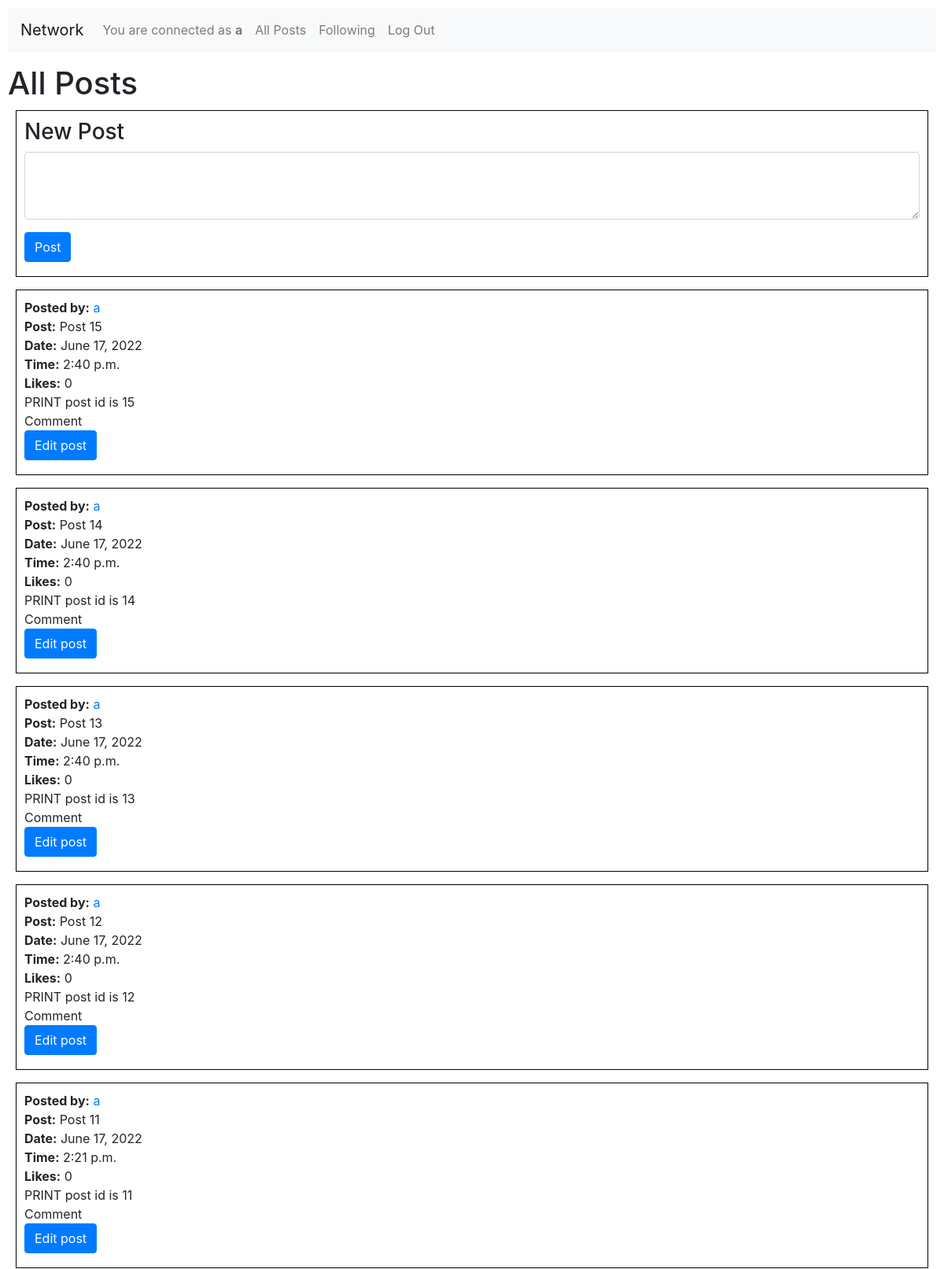
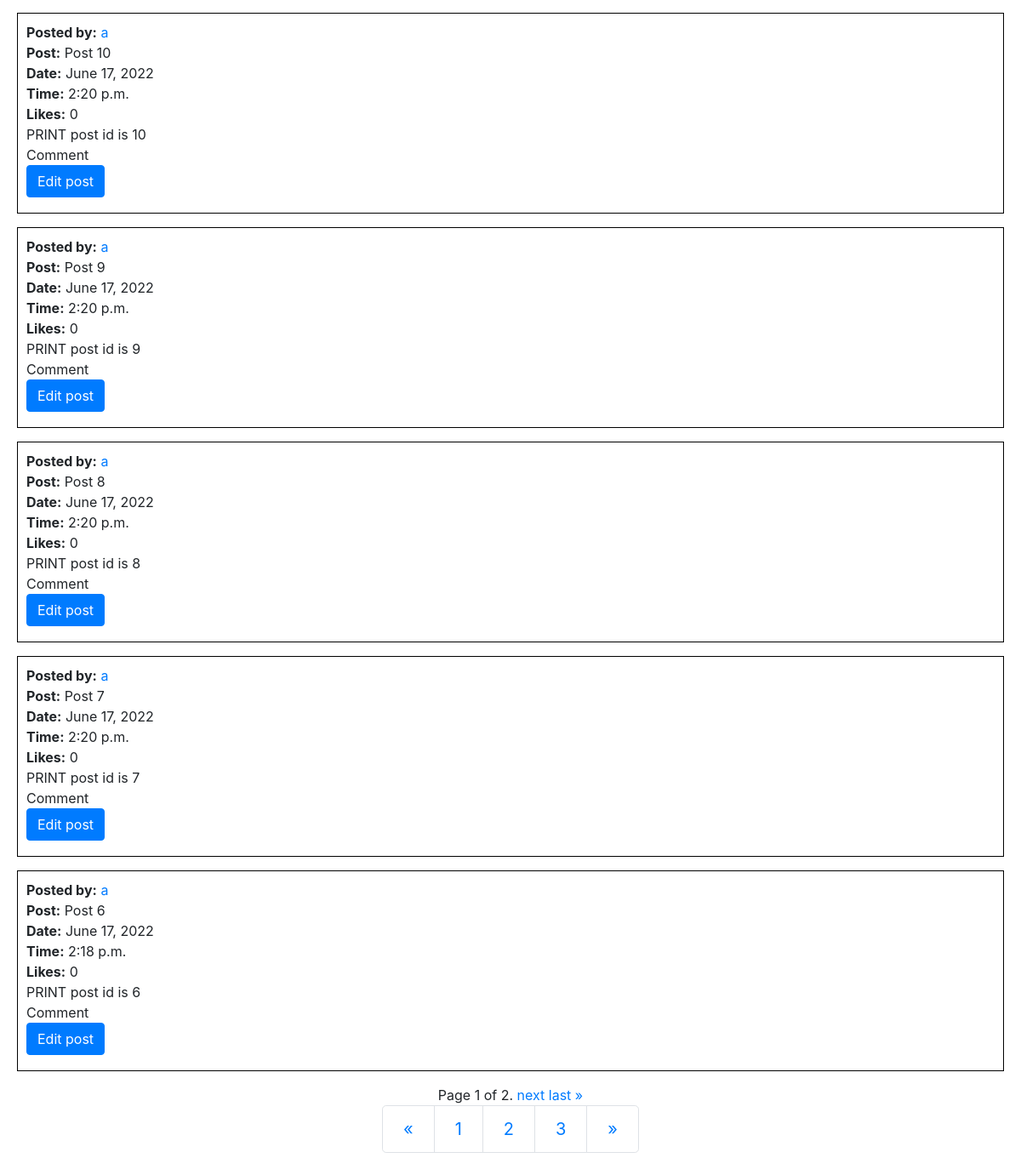
/ (signed in), run on the app's committed database (2 pictures, top to bottom).
### network/models.py (models this page shows, shortened)
class User(AbstractUser):
    pass

class Post(models.Model):
    userid = models.ForeignKey(User, on_delete=models.CASCADE, related_name="user")
    post = models.TextField(max_length=500)
    datetime = models.DateTimeField(default=datetime.now)
    likes = models.IntegerField(default=0)

### network/views.py (the view)
# urls.py: path("", views.index, name="index"),
def index(request):
    if request.method == "POST":
        posted = request.POST["posted"]
        user = request.user
        post = posted
        now = datetime.now()
        likes = 0
        newpost = Post(userid=user, post=post, datetime=now, likes=likes)
        newpost.save()
        posts = Post.objects.all().order_by('-id')
        paginator = Paginator(posts, 10) # test Paginator with 10 per page
        page_number = request.GET.get('page')
        page_obj = paginator.get_page(page_number)
        return render(request, "network/index.html", {
            "posts": posts,
            "page_obj": page_obj
        })
    else:
        posts = Post.objects.all().order_by('-id')
        paginator = Paginator(posts, 10) # test Paginator with 10 per page
        page_number = request.GET.get('page')
        page_obj = paginator.get_page(page_number)
        return render(request, "network/index.html", {
            "posts": posts,
            "page_obj": page_obj
        })

### network/templates/network/index.html (shortened to what this page needs)
{% extends "network/layout.html" %}
{% block body %}
    <h1>All Posts</h1>
    {% if user.is_authenticated %}
    <div class="subdiv">
        <h3>New Post</h3>
        <form action="{% url 'index' %}" method="post">
            <textarea class="form-control" name="posted" rows="3" required></textarea >
            <button type="submit" class="btn btn-primary mb-2">Post</button>
        </form>
    </div>
    {% else %}
    <div>
        You must <a href="{% url 'login' %}">Log In</a> in order to post!
    </div>
    {% endif %}
    {% for post in page_obj %}
    <div class="subdiv">
        <b>Posted by:</b> <a href="{% url 'profile_page' post.userid.username %}">{{ post.userid.username }}</a>
        <div id="{{post.post}}" >
            <b>Post:</b> {{ post.post }}
        </div>
        <b>Date:</b> {{ post.datetime.date }}
        <br>
        <b>Time:</b> {{ post.datetime.time }}
        <br>
        <b>Likes:</b > {{ post.likes }}
        <br>
        PRINT post id is {{ post.id }}
        <br>
        Comment
        <br>
        {% if post.userid.username == user.username %}
            <div id="{{post.id}}">
                <button  data-id="{{post.id}}" data-post="{{post.post}}" class="buttonedit btn btn-primary mb-2">Edit post</button>
            </div>
        {% endif %}
    </div>
    {% empty %}
        We haven't found any post, yet!
        <p></p>
    {% endfor %}
    <nav aria-label="Page navigation example">
        <div class="pagination justify-content-center pagination-lg">
            <span class="step-links">
                <span class="current">
                    Page {{ page_obj.number }} of {{ page_obj.paginator.num_pages }}.
                </span>
                {% if page_obj.has_next %}
                    <a href="?page={{ page_obj.next_page_number }}">next</a>
                    <a href="?page={{ page_obj.paginator.num_pages }}">last &raquo;</a>
                {% endif %}
            </span>
        </div>
    </nav>
    <nav aria-label="Page navigation example">
        <ul class="pagination justify-content-center pagination-lg"">
          <li class="page-item">
            <a class="page-link" href="#" aria-label="Previous">
              <span aria-hidden="true">&laquo;</span>
            </a>
          </li>
          <li class="page-item"><a class="page-link" href="#">1</a></li>
          <li class="page-item"><a class="page-link" href="#">2</a></li>
          <li class="page-item"><a class="page-link" href="#">3</a></li>
          <li class="page-item">
            <a class="page-link" href="#" aria-label="Next">
              <span aria-hidden="true">&raquo;</span>
            </a>
          </li>
        </ul>
      </nav>
{% endblock %}

### network/templates/network/layout.html (shortened to what this page needs)
{% load static %}
<!DOCTYPE html>
<html lang="en">
    <head>
        <link rel="stylesheet" href="https://stackpath.bootstrapcdn.com/bootstrap/4.4.1/css/bootstrap.min.css">
        <link href="{% static 'network/styles.css' %}" rel="stylesheet">
    </head>
    <body>
        <nav class="navbar navbar-expand-lg navbar-light bg-light">
            <a class="navbar-brand" href="#">Network</a>
            <div>
              <ul class="navbar-nav mr-auto">
                {% if user.is_authenticated %}
                    <li class="nav-item">
                        <a class="nav-link" href="#">You are connected as <strong> {{ user.username }}</strong></a>
                    </li>
                {% endif %}
                <li class="nav-item">
                  <a class="nav-link" href="{% url 'index' %}">All Posts</a>
                </li>
                {% if user.is_authenticated %}
                    <li class="nav-item">
                        <a class="nav-link" href="{% url 'following' %}">Following</a>
                    </li>
                    <li class="nav-item">
                        <a class="nav-link" href="{% url 'logout' %}">Log Out</a>
                    </li>
                {% endif %}
              </ul>
            </div>
          </nav>
        <div class="body">
            {% block body %}
            {% endblock %}
        </div>
    </body>
</html>

### network/static/network/styles.css (style rules this page uses)
body { padding: 10px; }
.subdiv { border: black; border-width: 1px; border-style: solid; margin: 10px; padding: 10px; }

### data on the page
User: username "a"
Post: userid.username "a", post "Post 15", datetime "June 17, 2022", datetime.time "2:40 p.m.", likes "0", id "15"
Post: userid.username "a", post "Post 14", datetime "June 17, 2022", datetime.time "2:40 p.m.", likes "0", id "14"
Post: userid.username "a", post "Post 13", datetime "June 17, 2022", datetime.time "2:40 p.m.", likes "0", id "13"
Post: userid.username "a", post "Post 12", datetime "June 17, 2022", datetime.time "2:40 p.m.", likes "0", id "12"
Post: userid.username "a", post "Post 11", datetime "June 17, 2022", datetime.time "2:21 p.m.", likes "0", id "11"
Post: userid.username "a", post "Post 10", datetime "June 17, 2022", datetime.time "2:20 p.m.", likes "0", id "10"
Post: userid.username "a", post "Post 9", datetime "June 17, 2022", datetime.time "2:20 p.m.", likes "0", id "9"
Post: userid.username "a", post "Post 8", datetime "June 17, 2022", datetime.time "2:20 p.m.", likes "0", id "8"
Post: userid.username "a", post "Post 7", datetime "June 17, 2022", datetime.time "2:20 p.m.", likes "0", id "7"
Post: userid.username "a", post "Post 6", datetime "June 17, 2022", datetime.time "2:18 p.m.", likes "0", id "6"

### other printed values
{{ page_obj.number }} "1"
{{ page_obj.paginator.num_pages }} "2"
